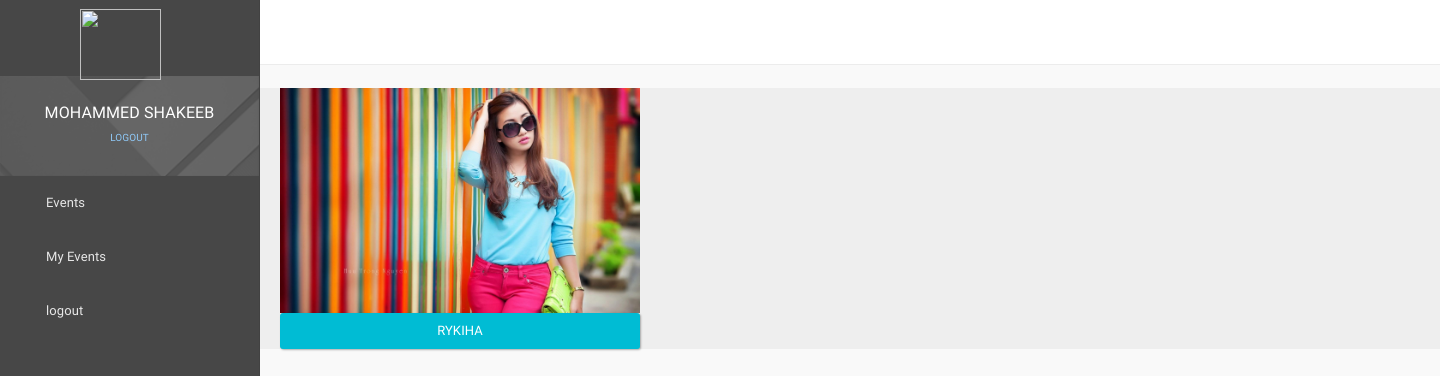
Page /myevent (signed in) on the committed database.
### webapp/models.py (models this page shows, shortened)
class User_Event_Registration(models.Model):
    Registration_id = models.AutoField(primary_key=True)
    user_id = models.ForeignKey(User_Signup , on_delete=models.SET_NULL,blank=True,null=True)
    EventId = models.ForeignKey(Event , on_delete=models.SET_NULL,blank=True,null=True)
    Description = models.CharField(max_length=255, default="")
    created = models.DateTimeField(auto_now_add=True, blank=True)
    status =models.CharField(max_length=100, choices=STATUS , default="Disable")

class Event(models.Model):
    EventId = models.AutoField(primary_key=True)
    EventName = models.CharField(max_length=255, default="")
    Cost = models.FloatField(default=0.0)
    Registration_start = models.DateField()
    Registration_end = models.DateField()
    Runner_quantity = models.IntegerField(default=0)
    Event_logo = models.ImageField(upload_to='Eventlogo/',default="SuperAdmin/dummy.jpg")
    Status = models.CharField(max_length=50, default="")
    EventTypeId = models.ForeignKey(Event_Type , on_delete=models.SET_NULL,blank=True,null=True)
    Description = models.TextField(default="")
    created = models.DateTimeField(auto_now_add=True, blank=True)
    buy_link=models.TextField(default="")

### webapp/views.py (the view)
# urls.py: path('myevent',myevent.as_view(), name="myevent"),
class myevent(View):
    def get(self, request):
        if not request.session.has_key('user_id'):
            return redirect("/clientlogin")
        try:
            if request.session.has_key('eventid'):
                del request.session['eventid']
            data = User_Event_Registration.objects.filter(user_id = request.session['user_id'])
            return render(request,'userapp/myevents.html',{'data':data})
        except:
            return redirect('/')

### templates/userapp/myevents.html
{% extends 'userapp/base.html' %}
{% load static %}
{% block body %}
<div class="container ">
    <div class="row text-center">
        {% for d in data %}
        <div class="col-lg-4 col-md-6 col-sm-12 mt-4 mb-4">
            <div class="product-box mt40">
                <img class="img-fluid" src="{{d.EventId.Event_logo.url}}" style="width:100%"/>
                <a class="btn btn-info btn-block" style="color:#fff" href="/eventapp/{{d.EventId.EventId}}">{{d.EventId.EventName}}</a>
            </div>
        </div>
        {% endfor %}
    </div>
</div>
{% endblock body %}

### rows in the picture
User_Event_Registration: EventId.Event_logo (picture), EventId.EventName "RYKIHA"

### other values in the picture
{{ request.session.name }} "MOHAMMED SHAKEEB"
